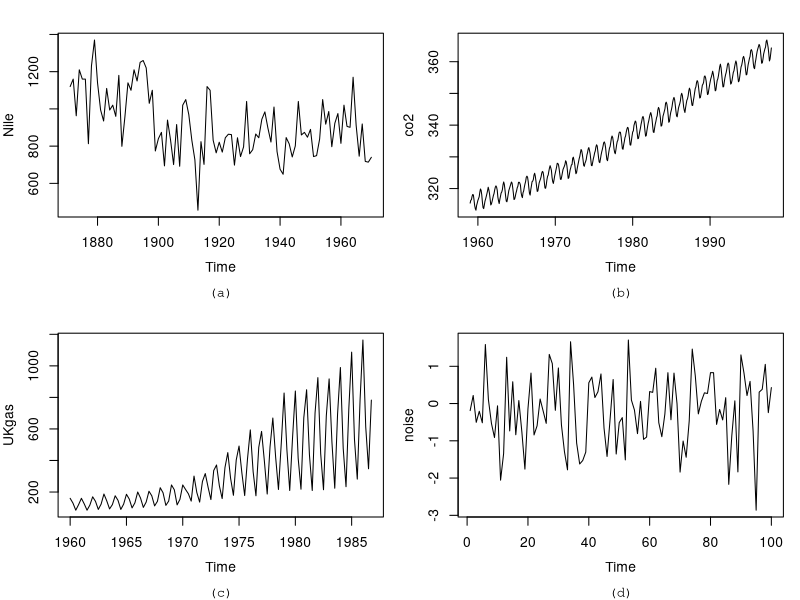
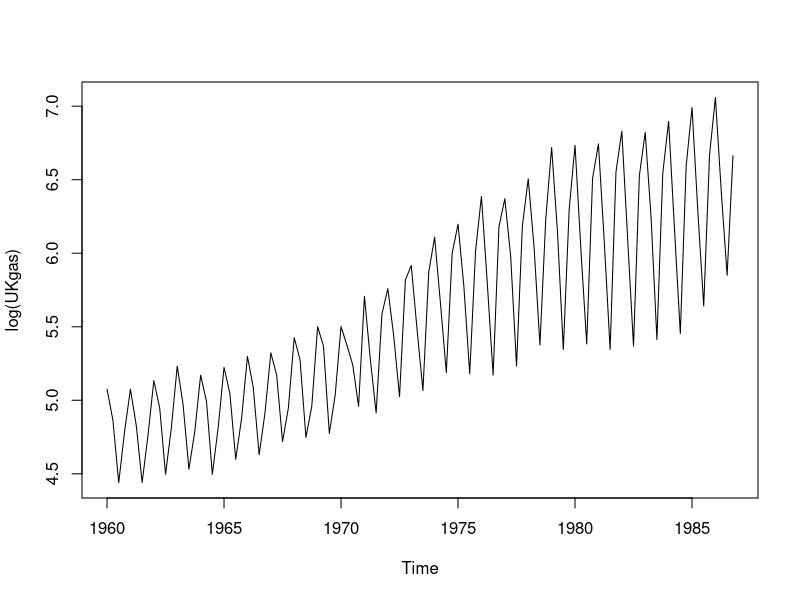
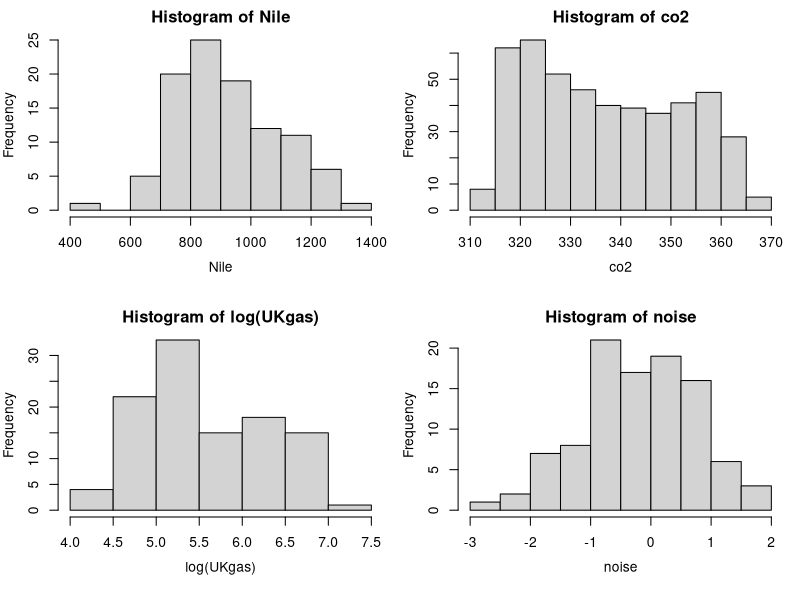
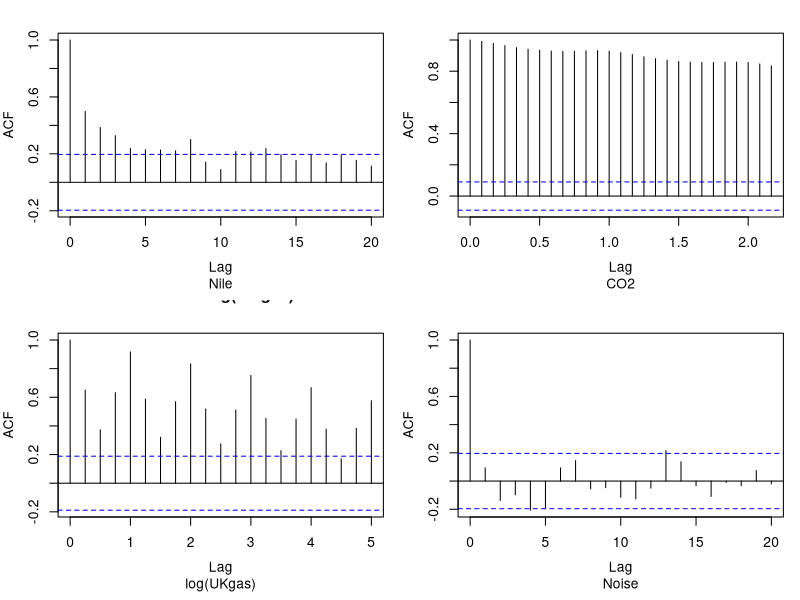
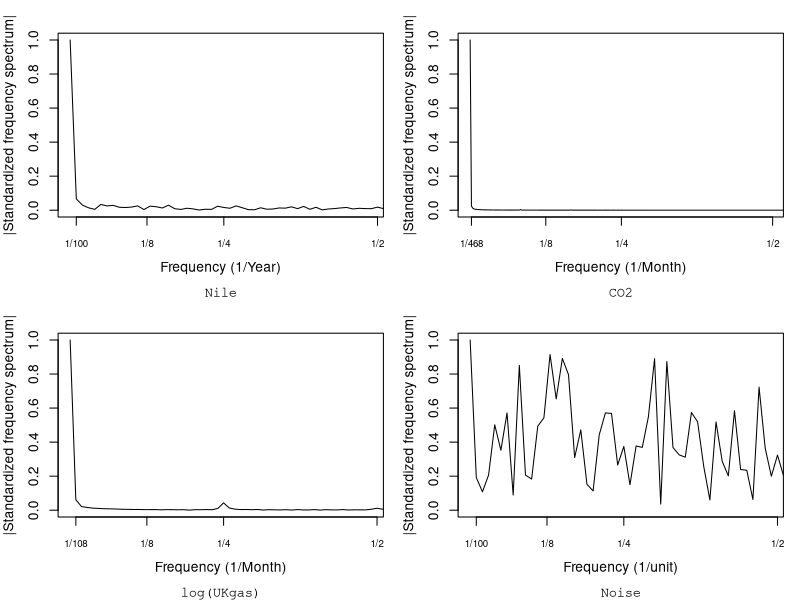
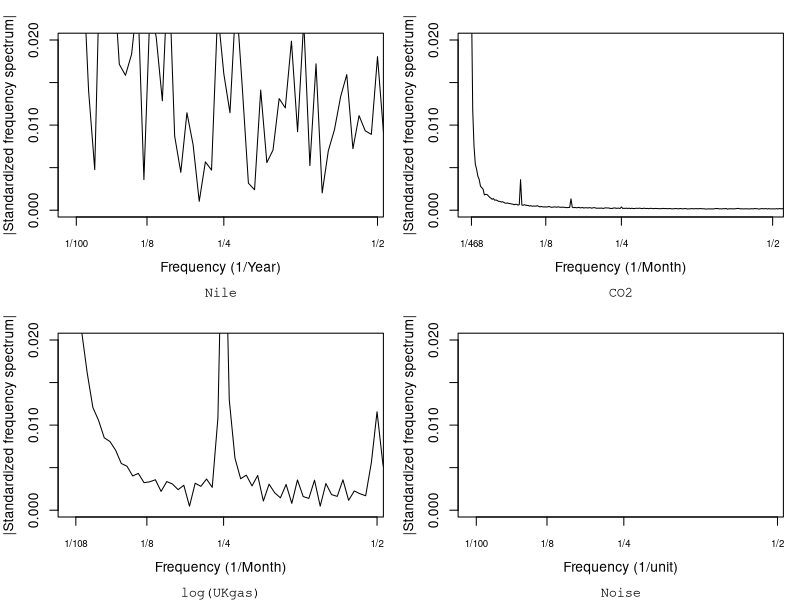
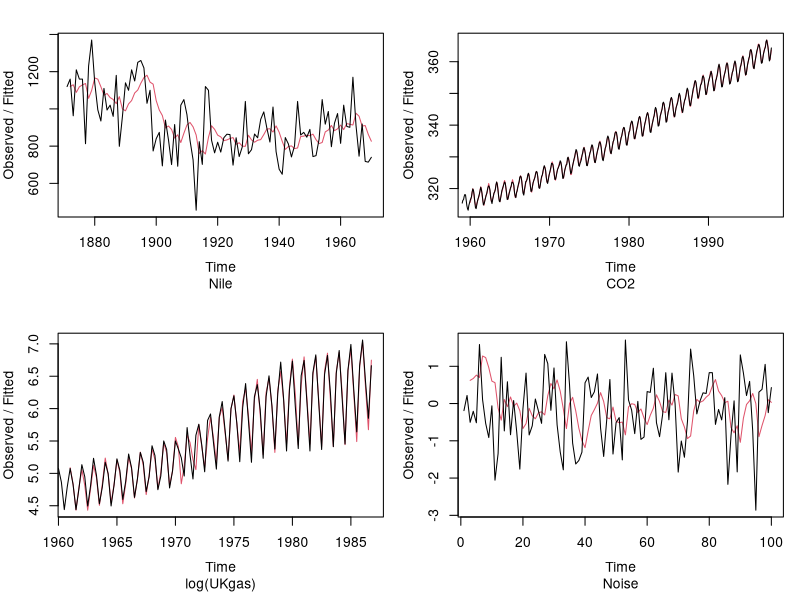
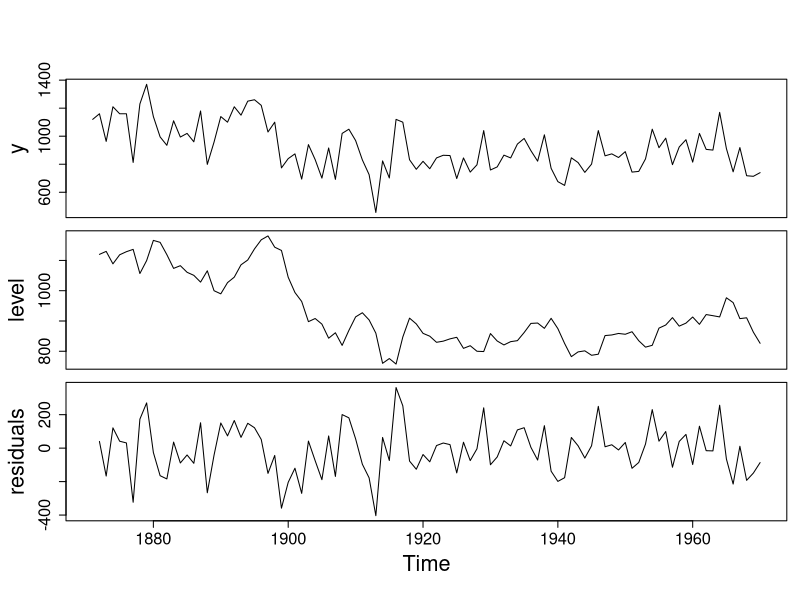

The R script that drew these images, in order:
## ---- chunk 1
# some base-R plot preprocessing
oldpar <- par(no.readonly = TRUE)
par(mfrow = c(2, 2), 
    oma = c(0, 0, 0, 0),
    mar = c(5, 3.5, 2, 1),
    mgp = c(2.5, 1, 0))

# (a) annual flow of the nile
plot(Nile)
title(sub = "(a)", line = 4, family = "mono")

# (b) co2 concentration
plot(co2)
title(sub = "(b)", line = 4, family = "mono")

# (c) gas consumption in the UK
plot(UKgas)
title(sub = "(c)", line = 4, family = "mono")

# (d) noise
noise <- rnorm(100) |> ts()
plot(noise)

title(sub = "(d)", line = 4, family = "mono")

# post-processing
par(oldpar)
## ---- chunk 2
UKgas |>
  log() |>
  plot()
## ---- chunk 3
oldpar <- par(no.readonly = TRUE)
par(mfrow = c(2, 2), 
    oma = c(0, 0, 0, 0), 
    mar = c(5, 3.5, 2, 1),
    mgp = c(2.5, 1, 0))

# hist-o-gram-a-ram-a
hist(Nile)
hist(co2)
hist(log(UKgas))
hist(noise)

par(oldpar)

summary(Nile)
summary(co2)
summary(log(UKgas))
summary(noise)
## ---- chunk 4
oldpar <- par(no.readonly = TRUE)
par(mfrow = c(2, 2),
    oma = c(0, 0, 0, 0),
    mar = c(5, 3.5, 2, 1),
    mgp = c(2.5, 1, 0))

acf(Nile, sub = "Nile")
acf(co2, sub = "CO2")
acf(log(UKgas), sub = "log(UKgas)")
acf(noise, sub = "Noise")

par(oldpar)
## ---- chunk 5
plot_spectrum <- function(data,
                          lab = "",
                          sub = "",
                          y_max = 1,
                          tick = c(8, 4), 
                          unit = 1) {
  
  # frequency domain transform
  data_fft <- abs(fft(as.vector(data)))
  
  # prep for plotting frequency on the horizontal axis
  data_length <- length(data_fft)
  freq_tick <- c(data_length, tick, 2)
  
  # plot!
  plot(data_fft/max(data_fft),
       type = "l",
       main = "",
       ylab = "|Standardized frequency spectrum|",
       ylim = c(0, y_max),
       xlab = sprintf("Frequency (1/%s)", lab),
       xlim = c(1, data_length/2),
       xaxt = "n")
  
  title(sub = sub, line = 4, family = "mono")
  axis(side = 1,
       at = data_length/freq_tick * unit + 1,
       labels = sprintf("1/%d", freq_tick),
       cex.axis = 0.7)
  
}

oldpar <- par(no.readonly = TRUE)
par(mfrow = c(2, 2),
    oma = c(0, 0, 0, 0),
    mar = c(5, 3.5, 2, 1),
    mgp = c(2.5, 1, 0))

plot_spectrum(Nile, lab = "Year", sub = "Nile")
plot_spectrum(co2, lab = "Month", sub = "CO2")
plot_spectrum(log(UKgas), lab = "Month", sub = "log(UKgas)")
plot_spectrum(noise, lab = "unit", sub = "Noise")

par(oldpar)
## ---- chunk 6
oldpar <- par(no.readonly = TRUE)
par(mfrow = c(2, 2),
    oma = c(0, 0, 0, 0),
    mar = c(5, 3.5, 2, 1),
    mgp = c(2.5, 1, 0))

plot_spectrum(Nile, lab = "Year", sub = "Nile", y_max = 0.02)
plot_spectrum(co2, lab = "Month", sub = "CO2", y_max = 0.02)
plot_spectrum(log(UKgas), lab = "Month", sub = "log(UKgas)", y_max = 0.02)
plot_spectrum(noise, lab = "unit", sub = "Noise", y_max = 0.02)

par(oldpar)
## ---- chunk 7
hw_nile <- HoltWinters(Nile, beta = FALSE, gamma = FALSE)
hw_nile
## ---- chunk 8
hw_co2 <- HoltWinters(co2)
hw_ukgas <- HoltWinters(log(UKgas))
hw_noise <- HoltWinters(noise, gamma = FALSE)

oldpar <- par(no.readonly = TRUE)
par(mfrow = c(2, 2),
    oma = c(0, 0, 0, 0),
    mar = c(5, 3.5, 2, 1),
    mgp = c(2.5, 1, 0))

plot(hw_nile, main = "", sub = "Nile")
plot(hw_co2, main = "", sub = "CO2")
plot(hw_ukgas, main = "", sub = "log(UKgas)")
plot(hw_noise, main = "", sub = "Noise")
## ---- chunk 9
ts.union(y = hw_nile$x,
         level = hw_nile$fitted[,"level"],
         residuals = residuals(hw_nile)) |>
  plot(main = "",
       cex.lab = 1.3, 
       cex.axis = 1.5,
       mar = c(0, 5, 1, 1))

ts.union(y = hw_co2$x,
         level = hw_co2$fitted[,"level"] + hw_co2$fitted[,"trend"],
         season = hw_co2$fitted[,"season"],
         residuals = residuals(hw_co2)) |>
  plot(main = "",
       cex.lab = 1.3,
       cex.axis = 1.5,
       mar = c(0, 5, 1, 1))

ts.union(y = hw_ukgas$x,
         level = hw_ukgas$fitted[,"level"] + hw_ukgas$fitted[,"trend"],
         season = hw_ukgas$fitted[,"season"],
         residuals = residuals(hw_ukgas)) |>
  plot(main = "",
       cex.lab = 1.3, 
       cex.axis = 1.5,
       mar = c(0, 5, 1, 1))

ts.union(y = hw_noise$x,
         level = hw_noise$fitted[,"level"] + hw_noise$fitted[,"trend"],
         residuals = residuals(hw_noise)) |>
  plot(main = "",
       cex.lab = 1.3,
       cex.axis = 1.5,
       mar = c(0, 5, 1, 1))
## ---- chunk 10
plot(hw_nile, predict(hw_nile, n.ahead = 12), main = "Nile")
plot(hw_co2, predict(hw_co2, n.ahead = 12), main = "CO2")
plot(hw_ukgas, predict(hw_ukgas, n.ahead = 12), main = "log(UKgas)")
plot(hw_noise, predict(hw_noise, n.ahead = 12), main = "Noise")
## ---- chunk 11
oldpar <- par(no.readonly = TRUE)
par(mfrow = c(2, 2), 
    oma = c(0, 0, 0, 0), 
    mar = c(5, 3.5, 2, 1), 
    mgp = c(2.5, 1, 0))

acf(residuals(hw_nile), main = "", sub = "Nile")
acf(residuals(hw_co2), main = "", sub = "CO2")
acf(residuals(hw_ukgas), main = "", sub = "log(UKgas)")
acf(residuals(hw_noise), main = "", sub = "Noise")

par(oldpar)
## ---- chunk 12
tibble::tibble(Model = c("Linear Gaussian", "General"),
               `Batch type` = c("Wiener Filter", "MCMC"),
               `Sequential type` = c("Kalman Filter", "Particle Filter")) |>
  knitr::kable()
